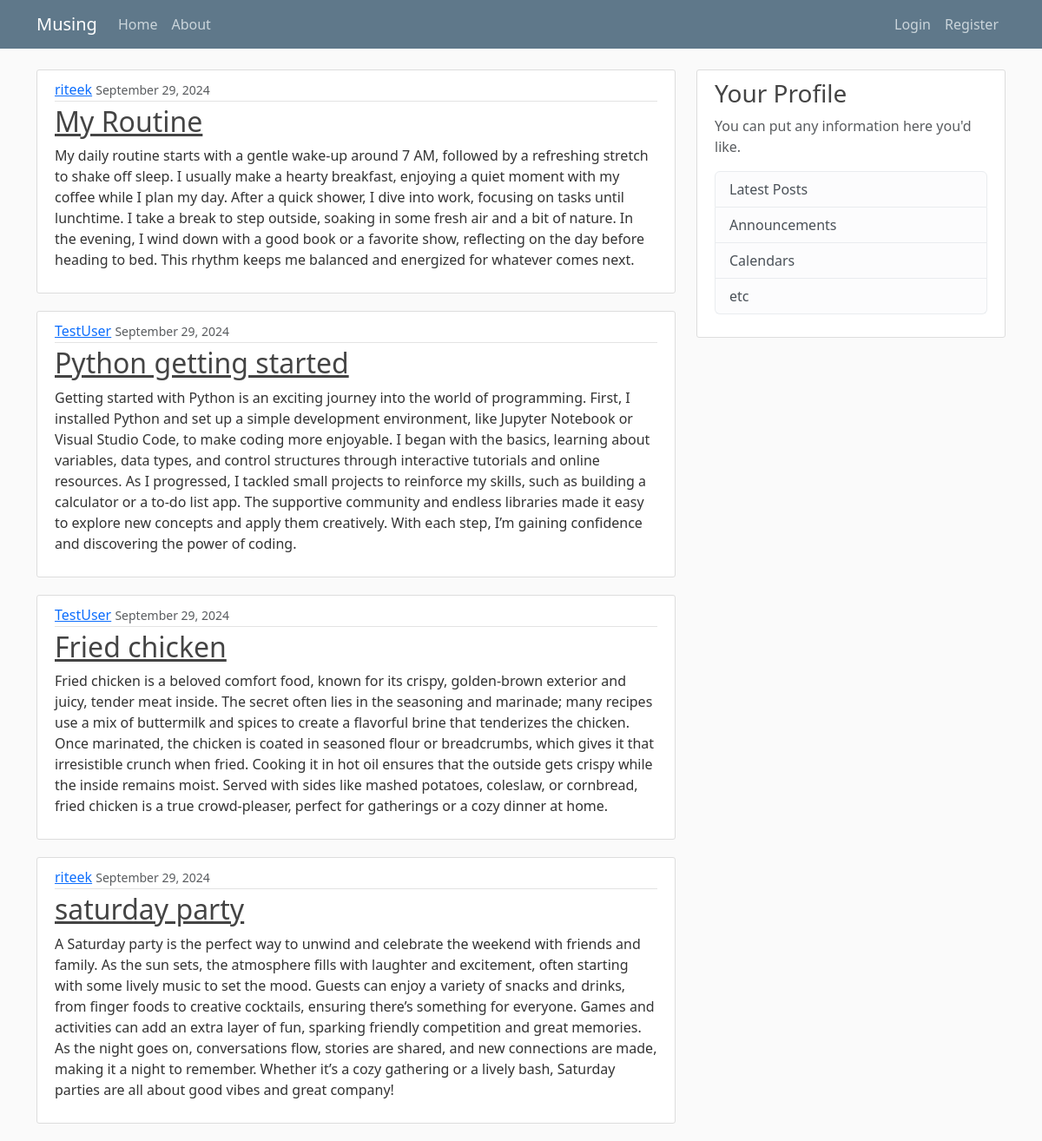
The page / on the database its author committed.
### blog/models.py (models this page shows, shortened)
class Post(models.Model):
    title = models.CharField(max_length=100)
    content = models.TextField()
    date_posted = models.DateTimeField(default=timezone.now)
    author = models.ForeignKey(User, on_delete=models.CASCADE)

### blog/views.py (the view)
# urls.py: 2. Add a URL to urlpatterns:  path('', views.home, name='home')
def home(request):
   context = {
      'posts': Post.objects.all()
   }
   return render(request,'blog/home.html', context)

### blog/templates/blog/home.html
{% extends 'blog/base.html' %}
{% block content %}
   {% for post in posts %}
   <article class="media content-section">
        <div class="media-body">
            <div class="article-metadata">
                <a class="mr-2" href="#">{{ post.author }}</a>
                <small class="text-muted">{{ post.date_posted|date:'F d, Y' }}</small>
            </div>
            <h2><a class="article-title" href="#">{{ post.title }}</a></h2>
            <p class="article-content">{{ post.content }}</p>
        </div>
  </article>
   {% endfor %}
{% endblock content %}

### blog/static/blog/main.css (style rules this page uses)
body { background: #fafafa; color: #333333; margin-top: 5rem; }
h1, h2, h3, h4, h5, h6 { color: #444444; }
.content-section { background: #ffffff; padding: 10px 20px; border: 1px solid #dddddd; border-radius: 3px; margin-bottom: 20px; }
.article-title { color: #444444; }
.article-content { white-space: pre-line; }
.article-metadata { padding-bottom: 1px; margin-bottom: 4px; border-bottom: 1px solid #e3e3e3 }

### rows shown on the page
Post: author "riteek", date_posted "September 29, 2024", title "My Routine", content "My daily routine starts with a gentle wake-up around 7 AM, followed by a refreshing stretch to shake off sleep. I usually make a hearty breakfast, enjoying a quiet moment with my coffee while I plan my day. After a quick shower, I dive into work, focusing on tasks until lunchtime. I take a break to step outside, soaking in some fresh air and a bit of nature. In the evening, I wind down with a good book or a favorite show, reflecting on the day before heading to bed. This rhythm keeps me balanced and energized for whatever comes next."
Post: author "TestUser", date_posted "September 29, 2024", title "Python getting started", content "Getting started with Python is an exciting journey into the world of programming. First, I installed Python and set up a simple development environment, like Jupyter Notebook or Visual Studio Code, to make coding more enjoyable. I began with the basics, learning about variables, data types, and control structures through interactive tutorials and online resources. As I progressed, I tackled small projects to reinforce my skills, such as building a calculator or a to-do list app. The supportive community and endless libraries made it easy to explore new concepts and apply them creatively. With each step, I’m gaining confidence and discovering the power of coding."
Post: author "TestUser", date_posted "September 29, 2024", title "Fried chicken", content "Fried chicken is a beloved comfort food, known for its crispy, golden-brown exterior and juicy, tender meat inside. The secret often lies in the seasoning and marinade; many recipes use a mix of buttermilk and spices to create a flavorful brine that tenderizes the chicken. Once marinated, the chicken is coated in seasoned flour or breadcrumbs, which gives it that irresistible crunch when fried. Cooking it in hot oil ensures that the outside gets crispy while the inside remains moist. Served with sides like mashed potatoes, coleslaw, or cornbread, fried chicken is a true crowd-pleaser, perfect for gatherings or a cozy dinner at home."
Post: author "riteek", date_posted "September 29, 2024", title "saturday party", content "A Saturday party is the perfect way to unwind and celebrate the weekend with friends and family. As the sun sets, the atmosphere fills with laughter and excitement, often starting with some lively music to set the mood. Guests can enjoy a variety of snacks and drinks, from finger foods to creative cocktails, ensuring there’s something for everyone. Games and activities can add an extra layer of fun, sparking friendly competition and great memories. As the night goes on, conversations flow, stories are shared, and new connections are made, making it a night to remember. Whether it’s a cozy gathering or a lively bash, Saturday parties are all about good vibes and great company!"
